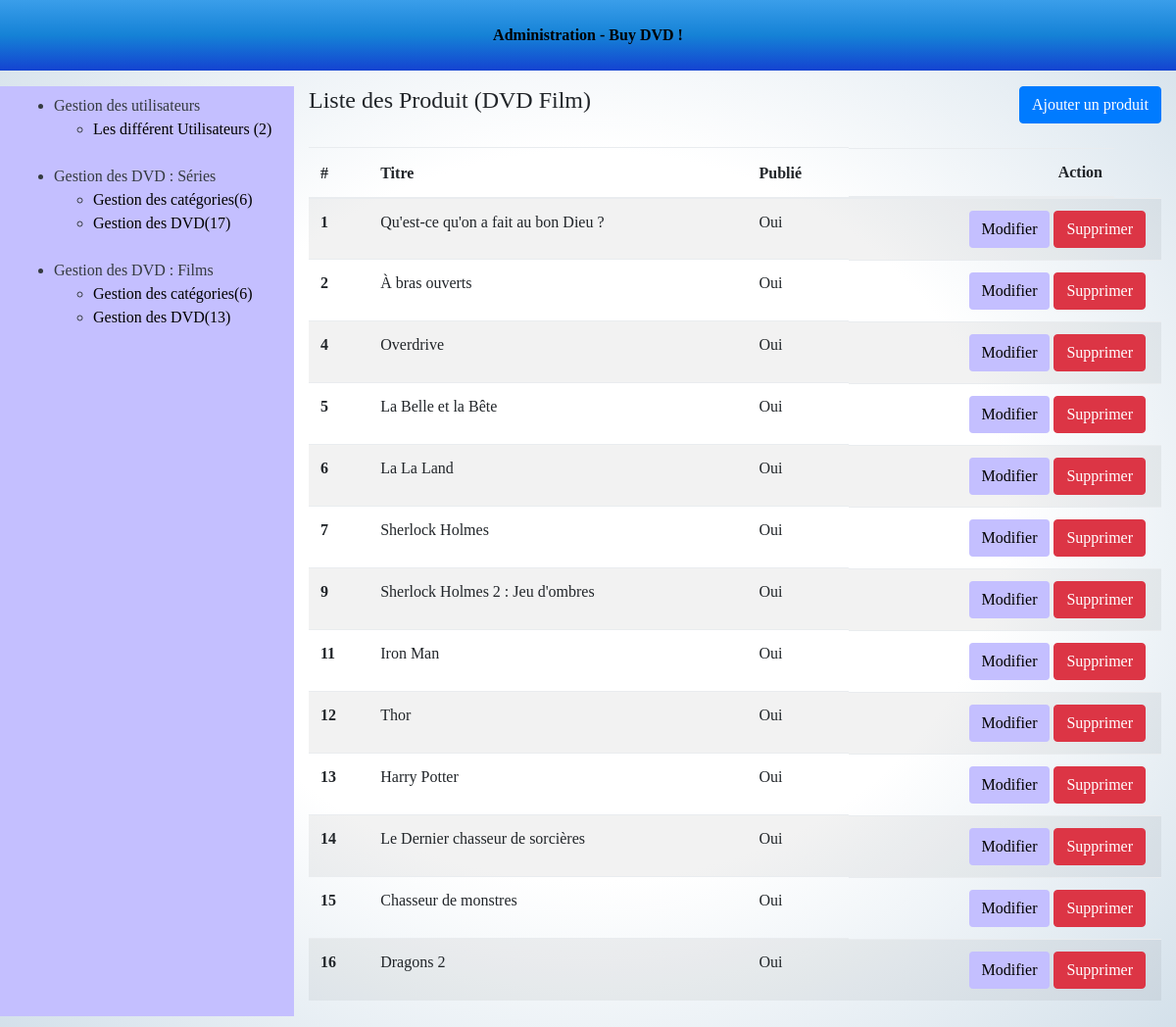
The page /admin/dvdfilm-list.php (signed in) on the database its author committed.
### tables this page shows
CREATE TABLE `dvdmoovie` (
  `id` int(11) NOT NULL,
  `is_published` tinyint(1) NOT NULL,
  `created_at` date NOT NULL,
  `title` varchar(255) NOT NULL,
  `image` varchar(255) DEFAULT NULL,
  `summary` longtext NOT NULL,
  `prix` text NOT NULL,
  `prix2` varchar(255) NOT NULL,
  `realisateur` text NOT NULL,
  `acteur` text NOT NULL,
  `language_subtitle` text NOT NULL,
  `content` text NOT NULL,
  `format` varchar(255) NOT NULL,
  `editeur` varchar(255) NOT NULL,
  `public` varchar(255) NOT NULL,
  `type_color` varchar(255) NOT NULL,
  `stereo` varchar(255) NOT NULL,
  `qualite` varchar(255) NOT NULL,
  `imageOne` varchar(255) NOT NULL,
  `imageTwo` varchar(255) NOT NULL,
  `imageThree` varchar(255) NOT NULL,
  `imageFoor` varchar(255) NOT NULL,
  `imageFive` varchar(255) NOT NULL
);

### admin/dvdfilm-list.php (the view, shortened to what this page needs)
<?php
require_once '../tools/_db.php';
$query = $db->query('SELECT * FROM dvdmoovie');
$dvdfilms = $query->fetchall();
?>
<!DOCTYPE html>
<html>
	<head>
		<?php require 'partials/head_assets.php'; ?>
	</head>
	<body class="index-body">
		<div class="container-fluid">
			<?php require 'partials/header.php'; ?>
			<div class="row my-3 index-content">
				<?php require 'partials/nav.php'; ?>
				<section class="col-9">
					<header class="pb-4 d-flex justify-content-between">
						<h4>Liste des Produit (DVD Film)</h4>
						<a class="btn btn-primary" href="dvdfilm-form.php">Ajouter un produit</a>
					</header>
					<table class="table table-striped">
						<thead>
							<tr>
								<th>#</th>
								<th>Titre</th>
								<th>Publié</th>
								<th class="d-flex justify-content-end mr-5">Action</th>
							</tr>
						</thead>
						<tbody>
							<?php if($dvdfilms): ?>
							<?php foreach($dvdfilms as $dvdfilm): ?>
							<tr>
								<th><?php echo htmlentities($dvdfilm['id']); ?></th>
								<td><?php echo htmlentities($dvdfilm['title']); ?></td>
								<td>
									<?php if($dvdfilm['is_published'] == 1): ?>
									Oui
									<?php else: ?>
									Non
									<?php endif; ?>
								</td>
								<td class="d-flex justify-content-end">
									<a href="dvdfilm-form.php?dvdmoovie_id=<?php echo $dvdfilm['id']; ?>&action=edit" class="btn button mr-1">Modifier</a>
									<a onclick="return confirm('Are you sure?')" href="dvdfilm-list.php?dvdmoovie_id=<?php echo $dvdfilm['id']; ?>&action=delete" class="btn btn-danger mr-1">Supprimer</a>
								</td>
							</tr>
							<?php endforeach; ?>
							<?php else: ?>
								Aucun article enregistré.
							<?php endif; ?>
						</tbody>
					</table>
				</section>
			</div>
		</div>
	</body>
</html>

### css/moovieseriestv.css (style rules this page uses)
body { margin: 0; padding: 0; font-family: 'Bodoni 72', cursive; background-image: radial-gradient(white, white, #D3E0EA); }
.button, .buttontwo, .buttonThree { background-color:#C4BFFF; }
a { color: black; }

### rows shown on the page
dvdmoovie: id "1", title "Qu'est-ce qu'on a fait au bon Dieu ?", is_published "Oui"
dvdmoovie: id "2", title "À bras ouverts", is_published "Oui"
dvdmoovie: id "4", title "Overdrive", is_published "Oui"
dvdmoovie: id "5", title "La Belle et la Bête", is_published "Oui"
dvdmoovie: id "6", title "La La Land", is_published "Oui"
dvdmoovie: id "7", title "Sherlock Holmes", is_published "Oui"
dvdmoovie: id "9", title "Sherlock Holmes 2 : Jeu d'ombres", is_published "Oui"
dvdmoovie: id "11", title "Iron Man", is_published "Oui"
dvdmoovie: id "12", title "Thor", is_published "Oui"
dvdmoovie: id "13", title "Harry Potter", is_published "Oui"
dvdmoovie: id "14", title "Le Dernier chasseur de sorcières", is_published "Oui"
dvdmoovie: id "15", title "Chasseur de monstres", is_published "Oui"
dvdmoovie: id "16", title "Dragons 2", is_published "Oui"

### other values the page prints
$nbUsers "2"
$nbCategoriesSerie "6"
$nbDvdSeries "17"
$nbCategoriesFilm "6"
$nbDvdFilm "13"
